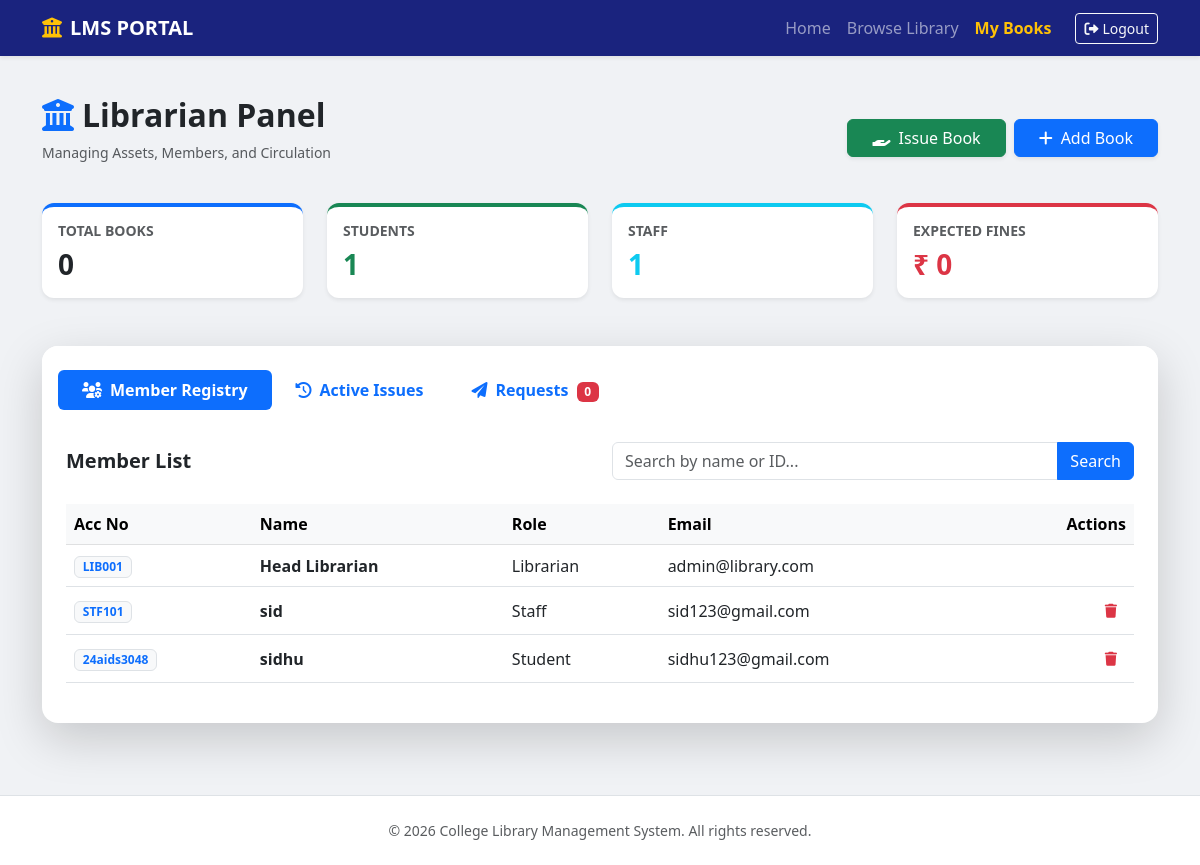
The app's page /admin_dashboard (signed in) with its own data.
### controller/models.py (models this page shows)
class User(db.Model, UserMixin): # <--- Add UserMixin here
    id = db.Column(db.Integer, primary_key=True)
    account_no = db.Column(db.String(20), unique=True, nullable=False)
    name = db.Column(db.String(100), nullable=False)
    email = db.Column(db.String(120), unique=True, nullable=False)
    password = db.Column(db.String(200), nullable=False)
    role = db.Column(db.String(20), nullable=False) # 'librarian', 'staff', 'student'
    rentals = db.relationship('Transaction', backref='borrower', lazy=True)

### app.py (the view)
@app.route('/admin_dashboard')
@login_required
def admin_dashboard():
    search_query = request.args.get('search_user', '')
    if search_query:
        users = User.query.filter(User.name.contains(search_query) | User.account_no.contains(search_query)).all()
    else:
        users = User.query.all()
    pending_requests = BookRequest.query.filter_by(status='Pending').all()
    transactions = Transaction.query.filter_by(return_date=None).all()
    current_time = datetime.utcnow()
    live_fines = 0
    for txn in transactions:
        if current_time > txn.due_date:
            days_overdue = (current_time - txn.due_date).days
            live_fines += (days_overdue * 5)  # ₹5 per day
    stats = {
        'total_books': Book.query.count(),
        'total_students': User.query.filter_by(role='student').count(),
        'total_staff': User.query.filter_by(role='staff').count(),
        'total_fines': live_fines # Now reflects the live calculation
    }
    return render_template('admin_dashboard.html',
                           users=users,
                           pending_requests=pending_requests,
                           transactions=transactions,
                           search_query=search_query,
                           stats=stats,
                           now=current_time)

### app.py (called while the page is built)
@login_manager.user_loader
def load_user(user_id):
    return db.session.get(User, int(user_id))

### templates/admin_dashboard.html (shortened to what this page needs)
{% extends "base.html" %}
{% block content %}
<div class="container py-4">
    <div class="d-flex justify-content-between align-items-center mb-4">
        <div>
            <h2 class="fw-bold text-dark">
                <i class="fas fa-university me-2 text-primary"></i>Librarian Panel
            </h2>
            <p class="text-muted small">Managing Assets, Members, and Circulation</p>
        </div>
        <div class="d-flex gap-2">
            <button class="btn btn-success shadow-sm px-4" data-bs-toggle="modal" data-bs-target="#issueBookModal">
                <i class="fas fa-hand-holding me-2"></i>Issue Book
            </button>
            <button class="btn btn-primary shadow-sm px-4" data-bs-toggle="modal" data-bs-target="#addBookModal">
                <i class="fas fa-plus me-2"></i>Add Book
            </button>
        </div>
    </div>
    <div class="row g-4 mb-5">
        <div class="col-md-3">
            <div class="card border-0 shadow-sm p-3 bg-white h-100 border-top border-primary border-4">
                <h6 class="text-muted small fw-bold text-uppercase">Total Books</h6>
                <h3 class="fw-bold mb-0">{{ stats.total_books }}</h3>
            </div>
        </div>
        <div class="col-md-3">
            <div class="card border-0 shadow-sm p-3 bg-white h-100 border-top border-success border-4">
                <h6 class="text-muted small fw-bold text-uppercase">Students</h6>
                <h3 class="fw-bold mb-0 text-success">{{ stats.total_students }}</h3>
            </div>
        </div>
        <div class="col-md-3">
            <div class="card border-0 shadow-sm p-3 bg-white h-100 border-top border-info border-4">
                <h6 class="text-muted small fw-bold text-uppercase">Staff</h6>
                <h3 class="fw-bold mb-0 text-info">{{ stats.total_staff }}</h3>
            </div>
        </div>
        <div class="col-md-3">
            <div class="card border-0 shadow-sm p-3 bg-white h-100 border-top border-danger border-4">
                <h6 class="text-muted small fw-bold text-uppercase">Expected Fines</h6>
                <h3 class="fw-bold mb-0 text-danger">₹ {{ stats.total_fines }}</h3>
            </div>
        </div>
    </div>
    <div class="card border-0 shadow-lg rounded-4 overflow-hidden">
        <div class="card-header bg-white border-0 pt-4 px-4">
            <ul class="nav nav-pills card-header-pills" id="pills-tab" role="tablist">
                <li class="nav-item">
                    <button class="nav-link active px-4 fw-bold" data-bs-toggle="pill" data-bs-target="#pills-users" type="button">
                        <i class="fas fa-users-cog me-2"></i>Member Registry
                    </button>
                </li>
                <li class="nav-item">
                    <button class="nav-link px-4 fw-bold" data-bs-toggle="pill" data-bs-target="#pills-issues" type="button">
                        <i class="fas fa-history me-2"></i>Active Issues
                    </button>
                </li>
                <li class="nav-item">
                    <button class="nav-link px-4 fw-bold" data-bs-toggle="pill" data-bs-target="#pills-requests" type="button">
                        <i class="fas fa-paper-plane me-2"></i>Requests
                        <span class="badge bg-danger ms-1">{{ pending_requests|length }}</span>
                    </button>
                </li>
            </ul>
        </div>
        <div class="card-body p-0">
            <div class="tab-content" id="pills-tabContent">
                <div class="tab-pane fade show active p-4" id="pills-users">
                    <div class="row mb-4 align-items-center">
                        <div class="col-md-6">
                            <h5 class="fw-bold mb-0">Member List</h5>
                        </div>
                        <div class="col-md-6">
                            <form action="{{ url_for('admin_dashboard') }}" method="GET" class="input-group">
                                <input type="text" name="search_user" class="form-control" placeholder="Search by name or ID..." value="{{ search_query }}">
                                <button type="submit" class="btn btn-primary">Search</button>
                            </form>
                        </div>
                    </div>
                    <div class="table-responsive">
                        <table class="table table-hover align-middle">
                            <thead class="table-light">
                                <tr><th>Acc No</th><th>Name</th><th>Role</th><th>Email</th><th class="text-end">Actions</th></tr>
                            </thead>
                            <tbody>
                                {% for user in users %}
                                <tr>
                                    <td><span class="badge bg-light text-primary border">{{ user.account_no }}</span></td>
                                    <td class="fw-bold">{{ user.name }}</td>
                                    <td>{{ user.role | title }}</td>
                                    <td>{{ user.email }}</td>
                                    <td class="text-end">
                                        {% if user.role != 'librarian' %}
                                        <form action="{{ url_for('delete_user', user_id=user.id) }}" method="POST" onsubmit="return confirm('Delete this member?');">
                                            <button type="submit" class="btn btn-sm text-danger"><i class="fas fa-trash"></i></button>
                                        </form>
                                        {% endif %}
                                    </td>
                                </tr>
                                {% endfor %}
                            </tbody>
                        </table>
                    </div>
                </div>
            </div>
        </div>
    </div>
</div>
{% endblock %}

### static/style.css (style rules this page uses)
:root { --college-blue: #1a237e; --accent-gold: #fbc02d; }
body { background-color: #f0f2f5; color: #333; }
.card { border: none; border-radius: 12px; transition: all 0.3s ease; }

### records on screen
User: account_no "LIB001", name "Head Librarian", role "Librarian", email "admin@library.com"
User: account_no "STF101", name "sid", role "Staff", email "sid123@gmail.com"
User: account_no "24aids3048", name "sidhu", role "Student", email "sidhu123@gmail.com"

### other values on screen
{{ stats.total_books }} "0"
{{ stats.total_students }} "1"
{{ stats.total_staff }} "1"
{{ stats.total_fines }} "0"
{{ pending_requests|length }} "0"
